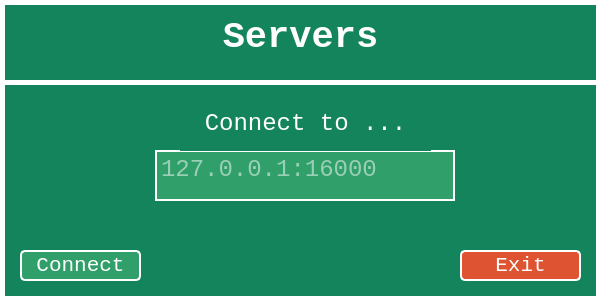
<?xml version="1.0" encoding="UTF-8"?>
<ui version="4.0">
 <class>Browser</class>
 <widget class="QWidget" name="Browser">
  <property name="geometry">
   <rect>
    <x>0</x>
    <y>0</y>
    <width>600</width>
    <height>300</height>
   </rect>
  </property>
  <property name="windowTitle">
   <string>Form</string>
  </property>
  <property name="styleSheet">
   <string notr="true">background-color: #14845C;</string>
  </property>
  <widget class="QLabel" name="label_2">
   <property name="geometry">
    <rect>
     <x>0</x>
     <y>0</y>
     <width>601</width>
     <height>301</height>
    </rect>
   </property>
   <property name="font">
    <font>
     <family>Consolas</family>
     <pointsize>28</pointsize>
     <bold>true</bold>
    </font>
   </property>
   <property name="styleSheet">
    <string notr="true">color: white;
border: 5px solid #ffffff;</string>
   </property>
   <property name="lineWidth">
    <number>-1</number>
   </property>
   <property name="midLineWidth">
    <number>0</number>
   </property>
   <property name="text">
    <string>Servers</string>
   </property>
   <property name="alignment">
    <set>Qt::AlignmentFlag::AlignHCenter|Qt::AlignmentFlag::AlignTop</set>
   </property>
  </widget>
  <widget class="QLabel" name="label_3">
   <property name="geometry">
    <rect>
     <x>0</x>
     <y>80</y>
     <width>601</width>
     <height>5</height>
    </rect>
   </property>
   <property name="font">
    <font>
     <family>Consolas</family>
     <pointsize>28</pointsize>
     <bold>true</bold>
    </font>
   </property>
   <property name="styleSheet">
    <string notr="true">color: white;
border: 5px solid #ffffff;</string>
   </property>
   <property name="lineWidth">
    <number>-1</number>
   </property>
   <property name="midLineWidth">
    <number>0</number>
   </property>
   <property name="text">
    <string/>
   </property>
   <property name="alignment">
    <set>Qt::AlignmentFlag::AlignHCenter|Qt::AlignmentFlag::AlignTop</set>
   </property>
  </widget>
  <widget class="QTextEdit" name="m_SzIP">
   <property name="geometry">
    <rect>
     <x>155</x>
     <y>150</y>
     <width>300</width>
     <height>51</height>
    </rect>
   </property>
   <property name="font">
    <font>
     <family>Consolas</family>
     <pointsize>18</pointsize>
    </font>
   </property>
   <property name="layoutDirection">
    <enum>Qt::LayoutDirection::LeftToRight</enum>
   </property>
   <property name="styleSheet">
    <string notr="true">color: white;
background-color: #309F6A;
border: 2px solid #ffffff;</string>
   </property>
   <property name="horizontalScrollBarPolicy">
    <enum>Qt::ScrollBarPolicy::ScrollBarAsNeeded</enum>
   </property>
   <property name="placeholderText">
    <string>127.0.0.1:16000</string>
   </property>
  </widget>
  <widget class="QLabel" name="label_4">
   <property name="geometry">
    <rect>
     <x>180</x>
     <y>110</y>
     <width>251</width>
     <height>41</height>
    </rect>
   </property>
   <property name="font">
    <font>
     <family>Consolas</family>
     <pointsize>18</pointsize>
     <bold>false</bold>
    </font>
   </property>
   <property name="styleSheet">
    <string notr="true">color: white;
</string>
   </property>
   <property name="lineWidth">
    <number>-1</number>
   </property>
   <property name="midLineWidth">
    <number>0</number>
   </property>
   <property name="text">
    <string>Connect to ...</string>
   </property>
   <property name="alignment">
    <set>Qt::AlignmentFlag::AlignHCenter|Qt::AlignmentFlag::AlignTop</set>
   </property>
  </widget>
  <widget class="QPushButton" name="ExitBtn">
   <property name="geometry">
    <rect>
     <x>460</x>
     <y>250</y>
     <width>121</width>
     <height>31</height>
    </rect>
   </property>
   <property name="font">
    <font>
     <family>Consolas</family>
     <pointsize>16</pointsize>
     <bold>false</bold>
    </font>
   </property>
   <property name="styleSheet">
    <string notr="true">QPushButton#ExitBtn {
    border-radius: 5px;
    background-color: #de5331;
    color: white;
    border: 2px solid #ffffff;
}

QPushButton#ExitBtn:hover {
    background-color: #e86241;
}</string>
   </property>
   <property name="text">
    <string>Exit</string>
   </property>
   <property name="iconSize">
    <size>
     <width>20</width>
     <height>20</height>
    </size>
   </property>
  </widget>
  <widget class="QPushButton" name="ConnectBtn">
   <property name="geometry">
    <rect>
     <x>20</x>
     <y>250</y>
     <width>121</width>
     <height>31</height>
    </rect>
   </property>
   <property name="font">
    <font>
     <family>Consolas</family>
     <pointsize>16</pointsize>
     <bold>false</bold>
    </font>
   </property>
   <property name="styleSheet">
    <string notr="true">QPushButton#ConnectBtn {
    border-radius: 5px;
    background-color: #309F6A;
    color: white;
    border: 2px solid #ffffff;
}

QPushButton#ConnectBtn:hover {
    background-color: #3cb079;
}</string>
   </property>
   <property name="text">
    <string>Connect</string>
   </property>
   <property name="iconSize">
    <size>
     <width>20</width>
     <height>20</height>
    </size>
   </property>
  </widget>
  <widget class="QLabel" name="label_5">
   <property name="geometry">
    <rect>
     <x>10</x>
     <y>10</y>
     <width>31</width>
     <height>31</height>
    </rect>
   </property>
   <property name="text">
    <string/>
   </property>
   <property name="pixmap">
    <pixmap resource="resources.qrc">:/images/images/Voltorb.png</pixmap>
   </property>
   <property name="scaledContents">
    <bool>true</bool>
   </property>
  </widget>
  <widget class="QLabel" name="label_6">
   <property name="geometry">
    <rect>
     <x>560</x>
     <y>10</y>
     <width>31</width>
     <height>31</height>
    </rect>
   </property>
   <property name="text">
    <string/>
   </property>
   <property name="pixmap">
    <pixmap resource="resources.qrc">:/images/images/Voltorb.png</pixmap>
   </property>
   <property name="scaledContents">
    <bool>true</bool>
   </property>
  </widget>
 </widget>
 <resources>
  <include location="resources.qrc"/>
 </resources>
 <connections/>
</ui>
